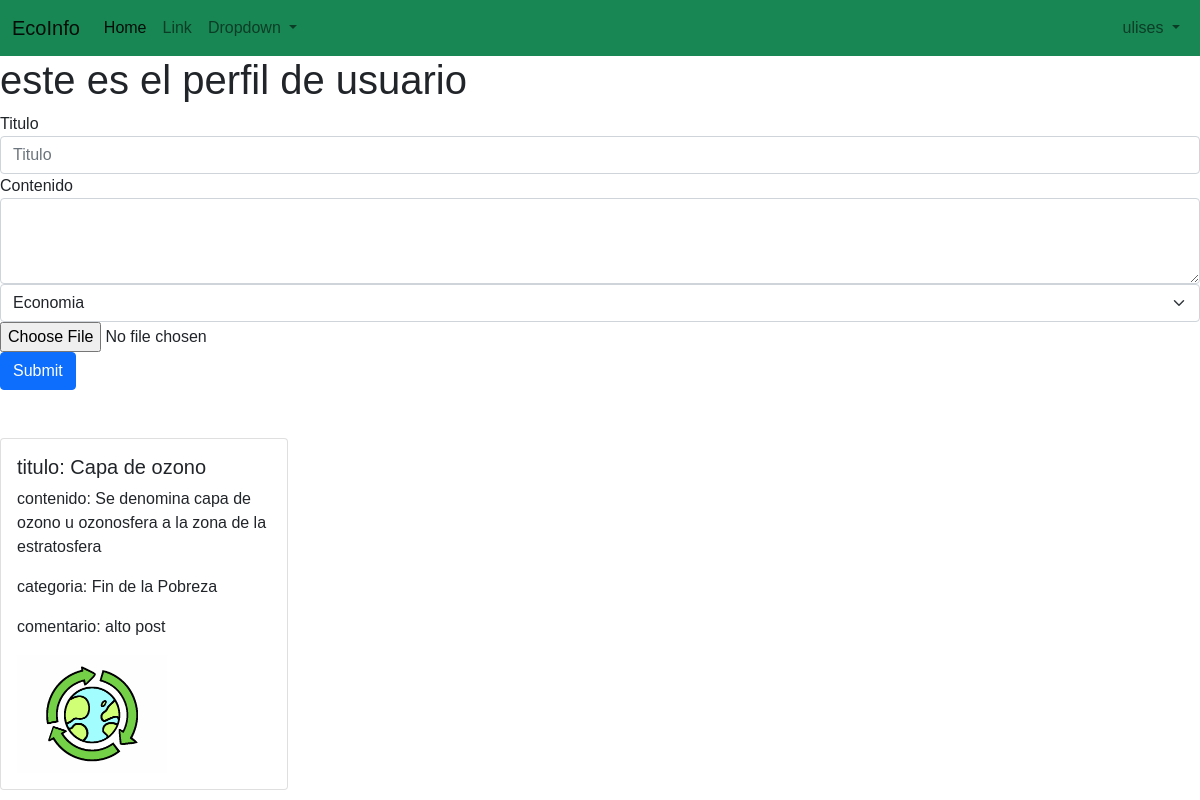
Page /perfil_usuario/ (signed in) on the committed database.
### feed/models.py (models this page shows, shortened)
class post(models.Model):
    posteador = models.ForeignKey(usuario, on_delete=models.CASCADE, null=True)
    titulo = models.CharField(max_length=100)
    contenido = models.TextField()
    pre_contenido = models.TextField()
    categoria = models.ForeignKey(categoria, on_delete=models.CASCADE,  default=1, null=False)
    creado_en = models.DateTimeField(auto_now_add=True)
    actualizado_en = models.DateTimeField(auto_now=True)
    me_gusta = models.IntegerField(default=0)
    no_megusta = models.IntegerField(default=0)
    imagen = models.FileField(upload_to='imagenes_posts', default='post_default.jpg')
    visitas = models.IntegerField(default=0)

class categoria(models.Model):
    name = models.CharField(max_length=50)
    def __str__(self):
        return self.name

class comentario(models.Model):
    post = models.ForeignKey(post, on_delete=models.CASCADE)
    comentador = models.ForeignKey(usuario, on_delete=models.CASCADE, null=True)
    contenido = models.TextField()
    creado_en = models.DateTimeField(auto_now_add=True)
    actualizado_en = models.DateTimeField(auto_now=True)

### feed/views.py (the view)
# urls.py: path('perfil_usuario/',views.perfil_usuario, name='perfil_usuario'),
@login_required
def perfil_usuario(request):
    posteos = post.objects.filter(posteador_id=request.user.id)
    comentarios = comentario.objects.filter(comentador_id=request.user.id)
    categorias = categoria.objects.all()
    return render(request,"perfil_usuario.html",{'posteos':posteos, 'comentarios':comentarios, 'categorias':categorias})

### feed/templates/perfil_usuario.html
{% extends "base.html" %}
{% block content %}
    <h1>este es el perfil de usuario</h1>
    <form action="agregar_post/" method="POST"  enctype="multipart/form-data"> {% csrf_token %}
        <div class="form-group">
            <label for="titulo">Titulo</label>
            <input type="text" class="form-control" id="txttitulo" name="txttitulo" placeholder="Titulo">
        </div>
        <div class="form-group">
            <label for="contenido">Contenido</label>
            <textarea class="form-control" id="txtcontenido" name="txtcontenido" rows="3"></textarea>
        </div>
        <div class="form-group">
            <select class="form-gourp form-select" name="txtcategoria" id="txtcategoria" required>
                {% for categoria in categorias %}
                    <option value="{{categoria.id}}" >{{categoria.name}}</option>
                {% endfor %}
              </select>
        </div>
        <div >
            <input type="file" id="txtimagen"  name="txtimagen">
        </div>
        <button type="submit" class="btn btn-primary">Submit</button>
    </form>
     <br>
     <br>
     {% for post in posteos %}
     <div class="card" style="width: 18rem;">
         <div class="card-body">
             <h5 class="card-title">titulo: {{ post.titulo }}</h5>
             <p class="card-text">contenido: {{ post.pre_contenido }}</p>
             <p class="card-text">  categoria: {{post.categoria}} </p>
             {% for comentario in comentarios %}
             {% if comentario.post_id == post.id %}
                 <p class="card-text">comentario: {{ comentario.contenido }}</p>
             {% endif %}
             {% endfor %}
             <img src="{{post.imagen.url}}" alt="{{post.tipo_17_ODS}}" style="width:150px;">
             <br>
         </div>
     </div>
 {% endfor %}
{% endblock %}

### feed/templates/base.html (shortened to what this page needs)
{% load static %}
<!DOCTYPE html>
<html lang="en">
  <head>
    <link href="https://cdn.jsdelivr.net/npm/bootstrap@5.1.3/dist/css/bootstrap.min.css" rel="stylesheet">
    <link rel="stylesheet" type="text/css" href="{% static 'css/estilos.css' %}">
</head>
<body>
    <nav class="navbar navbar-expand-lg navbar-light bg-success">
        <div class="container-fluid">
          <a class="navbar-brand" href="{% url 'feed'%}">EcoInfo</a>
          <div class="collapse navbar-collapse" id="navbarSupportedContent">
            <ul class="navbar-nav me-auto mb-2 mb-lg-0">
              <li class="nav-item">
                <a class="nav-link active" aria-current="page" href="#">Home</a>
              </li>
              <li class="nav-item">
                <a class="nav-link" href="#">Link</a>
              </li>
              <li class="nav-item dropdown">
                <a class="nav-link dropdown-toggle" href="#" id="navbarDropdown" role="button" data-bs-toggle="dropdown" aria-expanded="false">
                  Dropdown
                </a>
              </li>
            </ul>
            {% if user.is_authenticated %}
            <ul class="navbar-nav ml-auto">
              <li class="nav-item dropdown">
                <a class="nav-link dropdown-toggle" href="#" id="navbarDropdown" role="button" data-bs-toggle="dropdown" aria-expanded="false">
                  {{ user.username }}
                </a>
              </li>
              {% else %}
            <form class="d-flex ">
              <a href="{% url 'registrarse' %}" class="btn btn-warning me-2" >Signin</a>
              <a href="{% url 'acceder' %}" class="btn btn-warning me-2" >Login</a>
            </form>
            {% endif %}
          </div>
        </div>
      </nav>
    {% block content %}{% endblock %}
</body>
</html>

### feed/static/css/estilos.css (style rules this page uses)
html, body { height: 100%; margin: 0; font-family: Helvetica; width: 100%; }

### rows in the picture
post: titulo "Capa de ozono", pre_contenido "Se denomina capa de ozono u ozonosfera a la zona de la estratosfera", categoria "Fin de la Pobreza", imagen (placeholder picture)
comentario: contenido "alto post"

### other values in the picture
{{ user.username }} "ulises"
form field txtcategoria "Economia"
